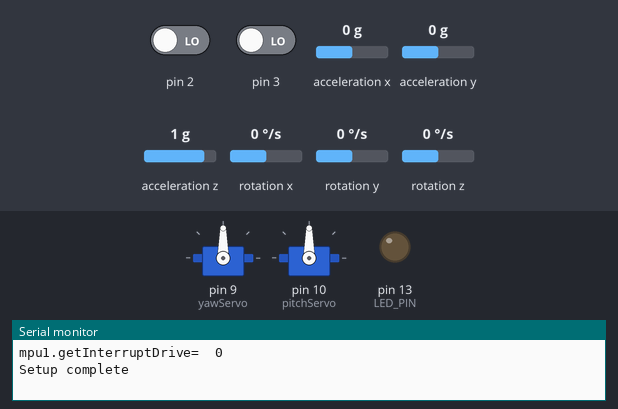
A sketch run on a simulated Arduino Uno, built with avr-gcc and run on an emulated ATmega328P. On the bench: 2 × servo, output pins drawn as LEDs (lit = HIGH), the last lines printed to the serial monitor. Inputs (shaded band) come from the test bench; at power-on: pin 3 LOW, pin 2 LOW, acceleration x 0 g, acceleration y 0 g, acceleration z 1 g, rotation x 0 °/s, rotation y 0 °/s, rotation z 0 °/s. The sensor or clock chip raises its interrupt line as the real part does.

Above: at 4.2 s.
4.3 s: pin 3 driven HIGH
At 5.5 s:
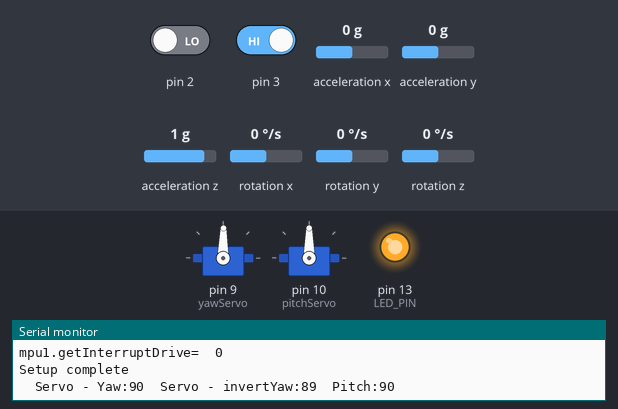
Timing chart, 0 to 7.3 s (numbered marks = the images above; inputs shaded):
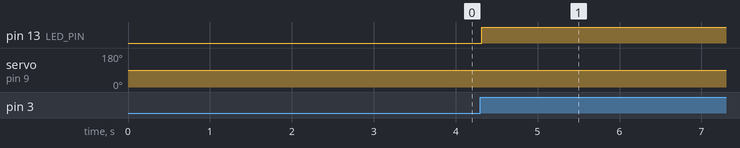

Measured:
- after the input at 4.3 s, pin 13 (LED_PIN): LOW → HIGH at once; servo on pin 9 (yawServo): 90° → 89° at once

The sketch:

ardu-predator.ino
```cpp
/**
 * ardu-predator.ino
 *
 * @author Mike Muscato
 * @date   2017-11-05
 *
 * Refactored to handle two GY-521 MPU6050 Breakout Boards.
 * One fixed to the body, the other dynamic on the head.
 * By calculating the difference between tilt and yaw angles...
 * we can keep the shoulder cannon pointing along our relative...
 * line of vision, regardless of our absolute body position.
 *
 * =============  Attribution ==========================
 * Based on MPU6050_Latest_code.ino
 * Originally provided by "HC" aka "zhomeslice" on forum.arduino.cc
 * at https://forum.arduino.cc/index.php?PHPSESSID=h4c6487i42hbb7uh6rjk0eadp1&topic=446713.msg3073854#msg3073854
 *
 * Original source committed in my repo for reference at: arduino/MPU6050/MPU6050_Latest_code/
 * =====================================================
 *
 */

// Arduino Library must include the following library file collections.
// These repos are forked on my gitHub or you can find them at...
// https://github.com/jrowberg/i2cdevlib
#include "I2Cdev.h"
#include "MPU6050_6Axis_MotionApps20.h"
#include "Wire.h"

// Standard included arduino servo library
#include "Servo.h"

// Comment to turn off Serial printing
//#define DEBUG

// DEBUG serial printing macros
#ifdef DEBUG
	//#define DPRINT(args...)  Serial.print(args)             //OR use the following syntax:
	#define DPRINTSTIMER(t)    for (static unsigned long SpamTimer; (unsigned long)(millis() - SpamTimer) >= (t); SpamTimer = millis())
	#define  DPRINTSFN(StrSize,Name,...) {char S[StrSize];Serial.print("\t");Serial.print(Name);Serial.print(" "); Serial.print(dtostrf((float)__VA_ARGS__ ,S));}//StringSize,Name,Variable,Spaces,Percision
	#define DPRINTLN(...)      Serial.println(__VA_ARGS__)
#else
	#define DPRINTSTIMER(t)    if(false)
	#define DPRINTSFN(...)     //blank line
	#define DPRINTLN(...)      //blank line
#endif

// Initialize gyro instances for both MPUs
MPU6050 mpus[2] = {MPU6050(0x68), MPU6050(0x69)};

// Initialize servo instances
Servo yawServo;
Servo pitchServo;

//LED will give us status of the loop, if it turns off something failed.
const int LED_PIN = 13;

// Prevent the servos from rotating beyond mechanical limits
const int maxPitch = 135;
const int minPitch = 45;
// NOTE: Yaw direction is inverted via map() method in moveServos()
const int maxYaw = 135;
const int minYaw = 45;

//used to center servos when gyros are level.
//e.g. 0 degrees becomes 90 degrees, the middle of the servo's swing.
const int servoAngleOffset = 90;

//millis between servo position write events.
const int servoDelay = 1000;

// You must supply your gyro offsets here,
// Use MPU6050_calibration.ino found at:
//     https://forum.arduino.cc/index.php?PHPSESSID=h4c6487i42hbb7uh6rjk0eadp1&topic=446713.msg3073854#msg3073854
//
// Calibration code also copied in my repo:  arduino/MPU6050/
//
// Gyro 0 calibrated at:  {-3074,  -2036,  1236,    63,    -16,     78}
// Gyro 1 calibrated at:  {-1143,  -1197,   989,   147,    -78,    -10}
//
//                           XA      YA      ZA     XG      YG      ZG
int mpuOffsets[2][6] =  {
                          {-3074,  -2036,  1236,    63,    -16,     78},
                          {-1143,  -1197,   989,   147,    -78,    -10}
                        };

// var to store the servo position when testing
int pos = 0;

// Will be used for timing events.
unsigned long currentMillis = 0;    // stores the value of millis() in each iteration of loop()
unsigned long prevMillis = 0;    // stores the value of millis() in each iteration of loop()


// ================================================================
// ===                      i2c SETUP Items                     ===
// ================================================================
void i2cSetup() {
  // Join I2C bus (I2Cdev library doesn't do this automatically)
#if I2CDEV_IMPLEMENTATION == I2CDEV_ARDUINO_WIRE
  Wire.begin();
  TWBR = 24; // 400kHz I2C clock (200kHz if CPU is 8MHz)
#elif I2CDEV_IMPLEMENTATION == I2CDEV_BUILTIN_FASTWIRE
  Fastwire::setup(400, true);
#endif
}


// ================================================================
// ===               INTERRUPT DETECTION ROUTINE                ===
// ================================================================
// indicates whether MPU interrupt pin has gone high
volatile bool mpuInterrupt[2] = {false, false};

//Intentional duplication. Interrupt routine cannot pass args.
void dmpDataReady0() {
    mpuInterrupt[0] = true;
}
void dmpDataReady1() {
    mpuInterrupt[1] = true;
}


// ================================================================
// ===                      MPU DMP SETUP                       ===
// ================================================================
uint8_t devStatus; // return status after each initialization operation (0 = success, !0 = error)

//Containers for each MPU's communication
int FifoAlive[2] = {0, 0}; // tests if the interrupt is triggering
uint16_t packetSize[2];    // expected DMP packet size (default is 42 bytes)
uint16_t fifoCount[2];     // count of all bytes currently in FIFO
uint8_t fifoBuffer[2][64]; // FIFO storage buffer

// orientation/motion vars
// (overwritten during each read/calculate cycle so they do not need to be duplicated for each MPU)
Quaternion q;           // [w, x, y, z]         quaternion container
VectorFloat gravity;    // [x, y, z]            gravity vector
float ypr[3];           // [yaw, pitch, roll]   yaw/pitch/roll container and gravity vector


/**
 * MPU6050 Connection / Initialization routine
 * =============================================================
 *
 * @author Modified by Mike Muscato to enable dual MPU configuration
 * @date   2017-07-04
 *
 */
void MPU6050Connect() {

  for (int i = 0; i < 2; i++) {
    Serial.print(F("Initializing MPU ")); Serial.println(i);

    static int MPUInitCntr = 0;  //Counter for looping and eventual initialization failure.

    // initialize device
    mpus[i].initialize();
    // load and configure the DMP
    devStatus = mpus[i].dmpInitialize();

    if (devStatus != 0) {

      // ERROR Checking!
      // 1 = initial memory load failed
      // 2 = DMP configuration updates failed
      // (if it's going to break, usually the code will be 1)

      char *StatStr[5] { "No Error", "initial memory load failed", "DMP configuration updates failed", "3", "4"};

      MPUInitCntr++;

      Serial.print(F("MPU")); Serial.print(i); Serial.print(F(" connection Try #")); Serial.println(MPUInitCntr);
      Serial.print(F("DMP Initialization failed (code ")); Serial.print(StatStr[devStatus]); Serial.println(F(")"));

      if (MPUInitCntr >= 10) return; //only try 10 times
      delay(1000);
      MPU6050Connect(); // Lets try again
      return;
    }

    //Set offset values for each of our MPUs from our array.
    mpus[i].setXAccelOffset(mpuOffsets[i][0]);
    mpus[i].setYAccelOffset(mpuOffsets[i][1]);
    mpus[i].setZAccelOffset(mpuOffsets[i][2]);
    mpus[i].setXGyroOffset(mpuOffsets[i][3]);
    mpus[i].setYGyroOffset(mpuOffsets[i][4]);
    mpus[i].setZGyroOffset(mpuOffsets[i][5]);

    Serial.print(F("Enabling DMP on MPU")); Serial.println(i);
    mpus[i].setDMPEnabled(true);

    // enable Arduino interrupt detection
    int intPin = i + 2;
    Serial.print(F("Enabling interrupt detection on MPU")); Serial.print(i); Serial.print(F("(Arduino external interrupt pin ")); Serial.print(intPin); Serial.println(F(" on the Uno)..."));
    Serial.print(F("mpu")); Serial.print(i); Serial.print(F(".getInterruptDrive=  ")); Serial.println(mpus[i].getInterruptDrive());  //Current interrupt drive mode (0=push-pull, 1=open-drain)

    //Intentional duplication. Interrupt routine cannot pass args.
    if (i == 0) {
      attachInterrupt(i, dmpDataReady0, RISING);
    }
    else {
      attachInterrupt(i, dmpDataReady1, RISING);
    }

    packetSize[i] = mpus[i].dmpGetFIFOPacketSize();  // get expected DMP packet size for later comparison
    delay(1000); // Let it Stabalize
    mpus[i].resetFIFO(); // Clear fifo buffer
    mpuInterrupt[i] = false; // wait for next interrupt

  }

}


/**
 * GetDMP Reads the data from our MPUs and stores it in each mpus instance.
 * =============================================================
 *
 * @author Modified by Mike Muscato to enable dual MPU configuration
 * @date   2017-07-04
 *
 */
void GetDMP() {
  if (currentMillis >= prevMillis + servoDelay) {
    for (int i = 0; i < 2; i++) {
      mpuInterrupt[i] = false;
      FifoAlive[i] = 1;
      fifoCount[i] = mpus[i].getFIFOCount();

      if ((!fifoCount[i]) || (fifoCount[i] % packetSize[i])) { // we have failed Reset and wait till next time!
        digitalWrite(LED_PIN, LOW); // lets turn off the blinking LED so we can see we are failing.
          mpus[i].resetFIFO();// clear the buffer and start over
      }
      else {
        while (fifoCount[i]  >= packetSize[i]) { // Get the packets until we have the latest!
            mpus[i].getFIFOBytes(fifoBuffer[i], packetSize[i]); // lets do the magic and get the data
            fifoCount[i] -= packetSize[i];
        }
      }
    }

    MPUMath(); // Successful!  Do the math and show angles from both MPUs
    digitalWrite(LED_PIN, !digitalRead(LED_PIN)); // Blink the LED on each cycle
  }
}


/**
 * MPUMath Calculates angles of MPUs from raw sensor data
 * =============================================================
 *
 * @author Modified by Mike Muscato to enable dual MPU configuration
 * @date   2017-07-04
 *
 */
void MPUMath() {
  // vars for angle values.
  float Yaw[2], Pitch[2];
  int yawDiff, pitchDiff;

  //Add Roll if you need it, we don't for the Predator project;
  //float Roll[2];
  //int rollDiff;

  for (int i = 0; i < 2; i++) {
    // Get the raw data from the sensor
    mpus[i].dmpGetQuaternion(&q, fifoBuffer[i]);
    mpus[i].dmpGetGravity(&gravity, &q);
    mpus[i].dmpGetYawPitchRoll(ypr, &q, &gravity);

    // Calculate readable angles
    Yaw[i] = (ypr[0] * 180.0 / M_PI);
    Pitch[i] = (ypr[1] *  180.0 / M_PI);

    //Calculate Roll if you need it.  We don't for the Predator project.
    //Roll[i] = (ypr[2] *  180.0 / M_PI) + servoAngleOffset;

    // Serial.print the current angle values of the gyro position.
    // DPRINTSTIMER(x) argument is the number of milliseconds between print events
    // Smaller numbers seem to give more reliable switching between MPU 0 an 1 but seem to cause crashing (Buffer overrun?)
      // DPRINTSTIMER(15) {
      //   DPRINTSFN(15, "\tValues for MPU :", i, 6, 1);
      //   DPRINTSFN(15, "\tYaw:", Yaw[i], 6, 1);
      //   DPRINTSFN(15, "\tPitch:", Pitch[i], 6, 1);
          //Write out Roll if you're using it.  We don't for the predator Project
          //   DPRINTSFN(15, "\tRoll:", Roll[i], 6, 1);
      //   DPRINTLN();
      // }

  }

  // Calculates the relative difference in angles between the two sensors.
  // Adds 90-degrees, value defined above, to center servos when diff between sensors is level.
  yawDiff = round((Yaw[1] - Yaw[0]) + servoAngleOffset);
  pitchDiff = round((Pitch[1] - Pitch[0]) + servoAngleOffset);

  // Timer - don't try and move the servos too frequently, they need time to get to the current position.
  //if (currentMillis >= prevMillis + servoDelay) {
    moveServos(yawDiff, pitchDiff); // TODO:  Change these values to the new diff'd values.
  //}

}

/**
 * Move the servos to the current gyro postion
 * =============================================================
 *
 * @author Mike Muscato
 * @date   2017-01-14
 *
 * @param  {integer}   int servoYaw      The rounded angle of the z-axis rotation of the gyro
 * @param  {integer}   int servoPitch    The rounded angle of the y-axis rotation of the gryo
 * @return {void}
 */
void moveServos(int servoYaw, int servoPitch) {
  //Serial.println("moveServos");

  // TODO: Determine if yaw/pitch is beyond normal servo angles i.e. > 179 or < 0
  // May not be necessary after adding 2nd gyro and using relative angles.
  // If so, assume actual gyro position and provide max servo value.

  // Invert Yaw values for my servo orientation.
  // Comment out this line if your yaw is moving opposite the gyro.
  int invertedYaw = map(servoYaw, 0, 179, 179, 0);

  // Prevent the servos from panning farther than my head can rotate.
  // TODO: May not be necessary after adding 2nd gyro and using relative angles.
  if (invertedYaw > maxYaw) {
    invertedYaw = maxYaw;
  }
  else if (invertedYaw < minYaw) {
    invertedYaw = minYaw;
  }

  // Prevent the servos from tilting farther than my head can pitch.
  // TODO: May not be necessary after adding 2nd gyro and using relative angles.
  if (servoPitch > maxPitch) {
    servoPitch = maxPitch;
  }
  else if (servoPitch < minPitch) {
    servoPitch = minPitch;
  }

  // Print out the current yaw and pitch angle values being sent to the servos.
  Serial.print("\tServo - Yaw:"); Serial.print(servoYaw);
  Serial.print("\tServo - invertYaw:"); Serial.print(invertedYaw);
  Serial.print("\tPitch:"); Serial.println(servoPitch);

  // Move the servos to the current yaw/pitch values
  yawServo.write(invertedYaw);
  pitchServo.write(servoPitch);

  // Reset the timer for comparison on the next loop
  prevMillis = currentMillis;

}


/**
 * =============================================================
 * ===                 Arduino Setup                         ===
 * =============================================================
 *
 * @author Mike Muscato
 * @date   2017-01-30
 *
 * @return {void}
 */
void setup() {
  Serial.begin(38400);
  while (!Serial);  // Wait for the connection to be established?

  // Run MPU initializations
  Serial.println(F("i2cSetup"));
  i2cSetup();
  Serial.println(F("MPU6050 Connection Routine"));
  MPU6050Connect();
  Serial.println(F("Setup complete"));

  pinMode(LED_PIN, OUTPUT);

  // Assign PWM Pins to servo signal wires
  yawServo.attach(9);
  pitchServo.attach(10);

  // Center the servo start positions
  yawServo.write(90);
  pitchServo.write(90);
}


/**
 * =============================================================
 * ===                  Arduino Loop                         ===
 * =============================================================
 *
 * @author Mike Muscato
 * @date   2017-01-30
 *
 * @return {void}
 */
void loop() {
  currentMillis = millis();   // Capture the latest value of millis()

  if (mpuInterrupt[0] && mpuInterrupt[1]) { // Wait for MPU interrupt or extra packet(s) available on both MPUs
    GetDMP();
  }

  // Uncomment for setting and adjusting the hardware start position.
  // (e.g. Setting rotation and leveling the pan/tilt servo arms at initial 90-degree position)
  // IMPORTANT: Comment out the moveServos() method call in MPUMath() when using this.
  // TODO: Remove in final program once hardware and software calibration is completed.
  //
  // yawServo.write(90);
  // pitchServo.write(90);

}
```
